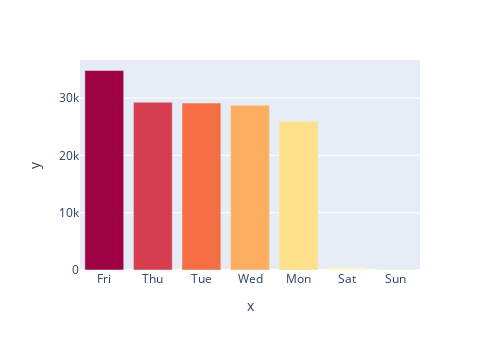

The notebook cell this image was saved under:
### Code cell
fig = px.bar(
    y = days_of_week.value_counts(), 
    x = days_of_week.value_counts().keys(),    
    color_discrete_sequence=px.colors.qualitative.Antique
)

fig.update_layout(
    autosize=False,
    width=500,
    height=350,
)
colors = px.colors.diverging.Spectral

fig.update_traces(marker_color=colors)


fig.show()

### Figure 1 — Plotly figure (JSON) as saved in the notebook; plotly's stock layout.template omitted (floating-point values rounded to 4 significant figures)
{"data": [{"alignmentgroup": "True", "hovertemplate": "x=%{x}<br>y=%{y}<extra></extra>", "legendgroup": "", "marker": {"color": ["rgb(158,1,66)", "rgb(213,62,79)", "rgb(244,109,67)", "rgb(253,174,97)", "rgb(254,224,139)", "rgb(255,255,191)", "rgb(230,245,152)", "rgb(171,221,164)", "rgb(102,194,165)", "rgb(50,136,189)", "rgb(94,79,162)"], "pattern": {"shape": ""}}, "name": "", "offsetgroup": "", "orientation": "v", "showlegend": false, "textposition": "auto", "type": "bar", "x": ["Fri", "Thu", "Tue", "Wed", "Mon", "Sat", "Sun"], "xaxis": "x", "y": [34803, 29265, 29117, 28724, 25961, 403, 122], "yaxis": "y"}], "layout": {"autosize": false, "barmode": "relative", "height": 350, "legend": {"tracegroupgap": 0}, "margin": {"t": 60}, "width": 500, "xaxis": {"anchor": "y", "domain": [0, 1], "title": {"text": "x"}}, "yaxis": {"anchor": "x", "domain": [0, 1], "title": {"text": "y"}}}}
